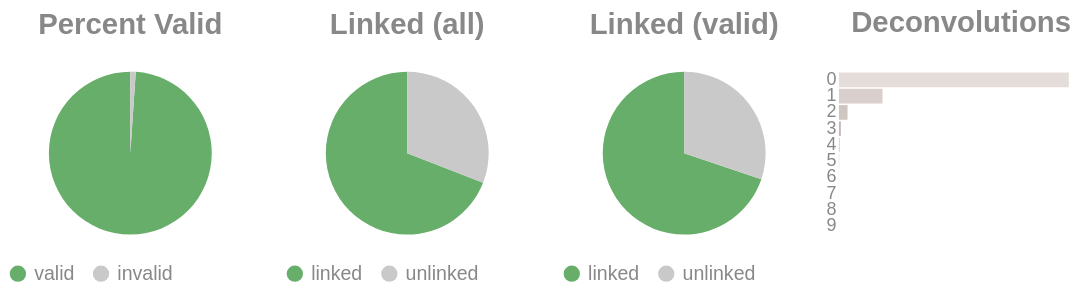

Source (notebook cell):
### Code cell
if SKIPLR:
    pass
else:
    clash = Counter()
    for i in valids['molecule'].to_list():
        _mol = i.split("-")
        if len(_mol) == 1:
            clash.update('0')
        else:
            clash.update(_mol[-1])

    _d = {"deconvolutions": [], 'count': []}
    for k,v in clash.items():
        _d['deconvolutions'].append(k)
        _d['count'].append(v)

    tot_valid = valids['reads'].sum()
    mask = valids['reads'] >= 2
    n_linked_reads = valids.filter(mask)['reads'].sum()
    if n_linked_reads == 0:
        print_html("No linked molecules (>=2 reads) were detected; skipping linked-only distributions.")
        SKIPLR = True
    else:
        perc_valid = round(tot_valid / n_reads, 4)
        linked_perc_abs = round(n_linked_reads / n_reads, 4)
        linked_perc = round(n_linked_reads / tot_valid, 4)

    _valid = pl.DataFrame({"valids": ['valid', 'invalid'], "count": [tot_valid, n_reads - tot_valid]})
    _linked_abs = pl.DataFrame({"linked (absolute)": ['linked', 'unlinked'], "count": [n_linked_reads, n_reads - n_linked_reads]})
    _linked_rel = pl.DataFrame({"linked (valids)": ['linked', 'unlinked'], "count": [n_linked_reads, tot_valid - n_linked_reads]})

    (
        alt.hconcat(
            piechart(_valid, goodval = 'valid', title = "Percent Valid"),
            piechart(_linked_abs, goodval = "linked", title =  "Linked (all)"),
            piechart(_linked_rel, goodval = "linked", title =  "Linked (valid)"),
            convolutionbar(pl.DataFrame(_d), title = "Deconvolutions"),
            center = True,
            bounds = 'flush'
        )
        .resolve_scale(color='independent')
        .resolve_legend('independent')
        .properties(usermeta={'embedOptions': {"actions": False}})
    ).display()

### Figure 1 — Vega-Lite specification as saved in the notebook (floating-point values rounded to 4 significant figures)
{"width": "container", "height": 400, "config": {"title": {"anchor": "start", "dy": -15, "fontSize": 18, "color": "#888888", "subtitleColor": "#888888", "subtitleFontSize": 14}, "arc": {"fill": "#0072B2"}, "axis": {"domainColor": "#888888", "domainWidth": 0.5, "gridWidth": 0.2, "grid": false, "titleFontWeight": 400, "titleFontSize": 15, "labelFontSize": 11, "labelColor": "#888888", "tickColor": "#888888", "tickWidth": 0.2, "titleColor": "#888888"}, "axisBand": {"grid": false}, "axisX": {"grid": true, "tickSize": 10, "domainCap": "round"}, "axisY": {"domain": false, "grid": true, "tickSize": 0, "domainCap": "round"}, "background": "transparent", "header": {"labelFontSize": 15, "labelColor": "#888888", "titleFontSize": 15, "titleFontWeight": 600, "titleColor": "#888888"}, "legend": {"labelFont": "sans-serif", "labelFontSize": 12, "labelColor": "#888888", "symbolSize": 100, "symbolType": "circle", "titleFontSize": 12, "titlePadding": 10, "titleColor": "#888888", "title": null}, "range": {"category": ["#E69F00", "#56B4E9", "#009E73", "#F0E442", "#0072B2", "#D55E00", "#CC79A7", "#000000"], "diverging": ["#cfe8f3", "#a2d4ec", "#73bfe2", "#46abdb", "#1696d2", "#12719e"]}, "area": {"fill": "#0072B2", "fillOpacity": 0.7, "line": true, "strokeOpacity": 0.7}, "line": {"color": "#0072B2", "stroke": "#0072B2", "strokeWidth": 2}, "trail": {"color": "#0072B2", "stroke": "#0072B2", "strokeWidth": 0, "size": 1}, "point": {"filled": true, "fillOpacity": 1.0, "size": 95}, "text": {"color": "#888888", "fontSize": 11, "align": "right", "fontWeight": 400, "size": 11}, "bar": {"fill": "#0072B2", "stroke": null}, "view": {"stroke": null, "continuousWidth": 660, "continuousHeight": 400}}, "hconcat": [{"data": {"name": "data-914c4b2f0541a73e5e4bcf20b3285364"}, "mark": {"type": "arc"}, "encoding": {"color": {"field": "valids", "legend": {"orient": "bottom", "title": null}, "scale": {"domain": ["valid", "invalid"], "range": ["#68ae6b", "#C9C9C9"]}, "title": "Valids", "type": "nominal"}, "theta": {"field": "count", "type": "quantitative"}, "tooltip": [{"field": "valids", "title": "Valids", "type": "ordinal"}, {"field": "percent", "format": ".2%", "title": "Percent", "type": "quantitative"}, {"field": "count", "title": "Count", "type": "quantitative"}]}, "height": 100, "title": {"text": "Percent Valid", "align": "center", "anchor": "middle"}, "transform": [{"calculate": "datum.count / 14111160", "as": "percent"}], "width": 150}, {"data": {"name": "data-2f3c8614bfa3e41cd14ae3287e722fb6"}, "mark": {"type": "arc"}, "encoding": {"color": {"field": "linked (absolute)", "legend": {"orient": "bottom", "title": null}, "scale": {"domain": ["linked", "unlinked"], "range": ["#68ae6b", "#C9C9C9"]}, "title": "Linked (Absolute)", "type": "nominal"}, "theta": {"field": "count", "type": "quantitative"}, "tooltip": [{"field": "linked (absolute)", "title": "Linked (Absolute)", "type": "ordinal"}, {"field": "percent", "format": ".2%", "title": "Percent", "type": "quantitative"}, {"field": "count", "title": "Count", "type": "quantitative"}]}, "height": 100, "title": {"text": "Linked (all)", "align": "center", "anchor": "middle"}, "transform": [{"calculate": "datum.count / 14111160", "as": "percent"}], "width": 150}, {"data": {"name": "data-091ff2c53c7127515e3c2c2d4a87b506"}, "mark": {"type": "arc"}, "encoding": {"color": {"field": "linked (valids)", "legend": {"orient": "bottom", "title": null}, "scale": {"domain": ["linked", "unlinked"], "range": ["#68ae6b", "#C9C9C9"]}, "title": "Linked (Valids)", "type": "nominal"}, "theta": {"field": "count", "type": "quantitative"}, "tooltip": [{"field": "linked (valids)", "title": "Linked (Valids)", "type": "ordinal"}, {"field": "percent", "format": ".2%", "title": "Percent", "type": "quantitative"}, {"field": "count", "title": "Count", "type": "quantitative"}]}, "height": 100, "title": {"text": "Linked (valid)", "align": "center", "anchor": "middle"}, "transform": [{"calculate": "datum.count / 13960778", "as": "percent"}], "width": 150}, {"data": {"name": "data-01f3992e8bbcb903f269817458801677"}, "mark": {"type": "bar"}, "encoding": {"color": {"field": "deconvolutions", "legend": null, "scale": {"scheme": "lightgreyred"}, "type": "nominal"}, "tooltip": [{"field": "deconvolutions", "title": "Deconvolutions", "type": "ordinal"}, {"field": "percent", "format": ".2%", "title": "Percent", "type": "quantitative"}, {"field": "count", "title": "Count", "type": "quantitative"}], "x": {"axis": null, "field": "count", "type": "quantitative"}, "y": {"field": "deconvolutions", "sort": "ascending", "title": null, "type": "nominal"}}, "height": 100, "title": {"text": "Deconvolutions", "align": "center", "anchor": "middle"}, "transform": [{"calculate": "datum.count / 6994871", "as": "percent"}], "width": 150}], "bounds": "flush", "center": true, "resolve": {"legend": {"angle": "independent"}, "scale": {"color": "independent"}}, "usermeta": {"embedOptions": {"actions": false}}, "$schema": "https://vega.github.io/schema/vega-lite/v6.4.1.json", "datasets": {"data-914c4b2f0541a73e5e4bcf20b3285364": [{"valids": "valid", "count": 13960778}, {"valids": "invalid", "count": 150382}], "data-2f3c8614bfa3e41cd14ae3287e722fb6": [{"linked (absolute)": "linked", "count": 9745552}, {"linked (absolute)": "unlinked", "count": 4365608}], "data-091ff2c53c7127515e3c2c2d4a87b506": [{"linked (valids)": "linked", "count": 9745552}, {"linked (valids)": "unlinked", "count": 4215226}], "data-01f3992e8bbcb903f269817458801677": [{"deconvolutions": "0", "count": 5644731}, {"deconvolutions": "1", "count": 1071206}, {"deconvolutions": "2", "count": 211471}, {"deconvolutions": "3", "count": 47051}, {"deconvolutions": "4", "count": 12896}, {"deconvolutions": "5", "count": 4324}, {"deconvolutions": "6", "count": 1746}, {"deconvolutions": "7", "count": 823}, {"deconvolutions": "8", "count": 410}, {"deconvolutions": "9", "count": 213}]}}
